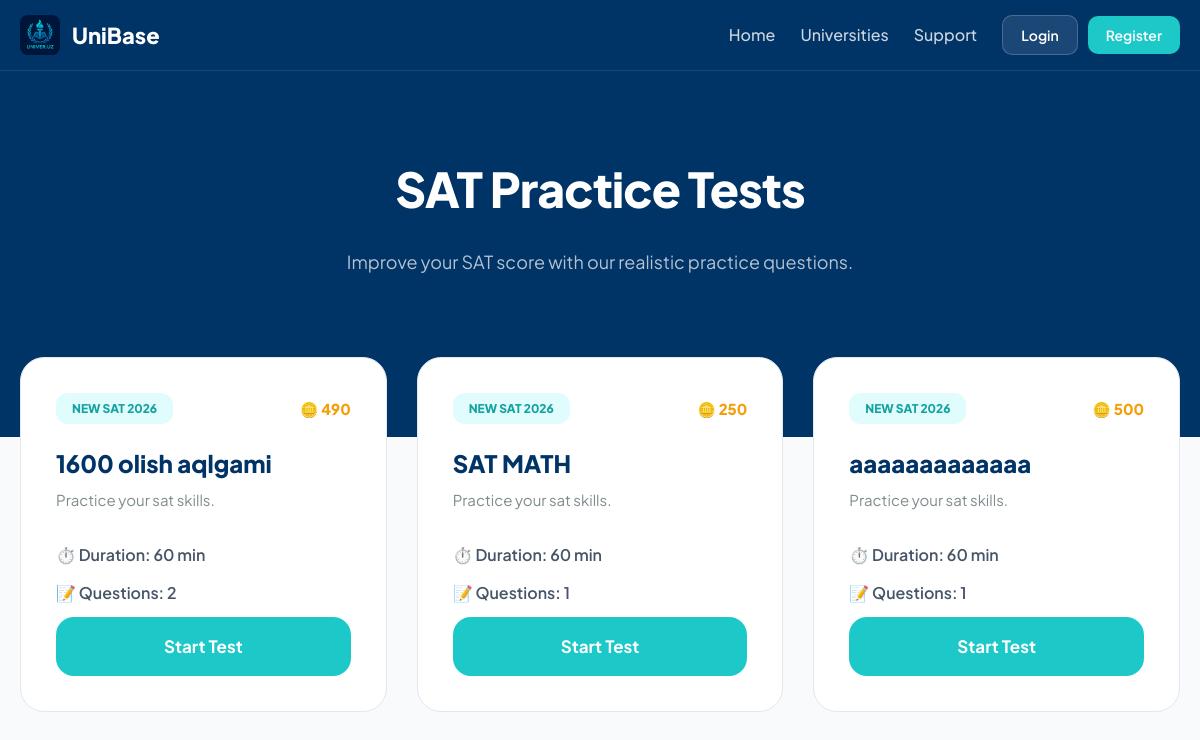
The app's page /sat/, older data.
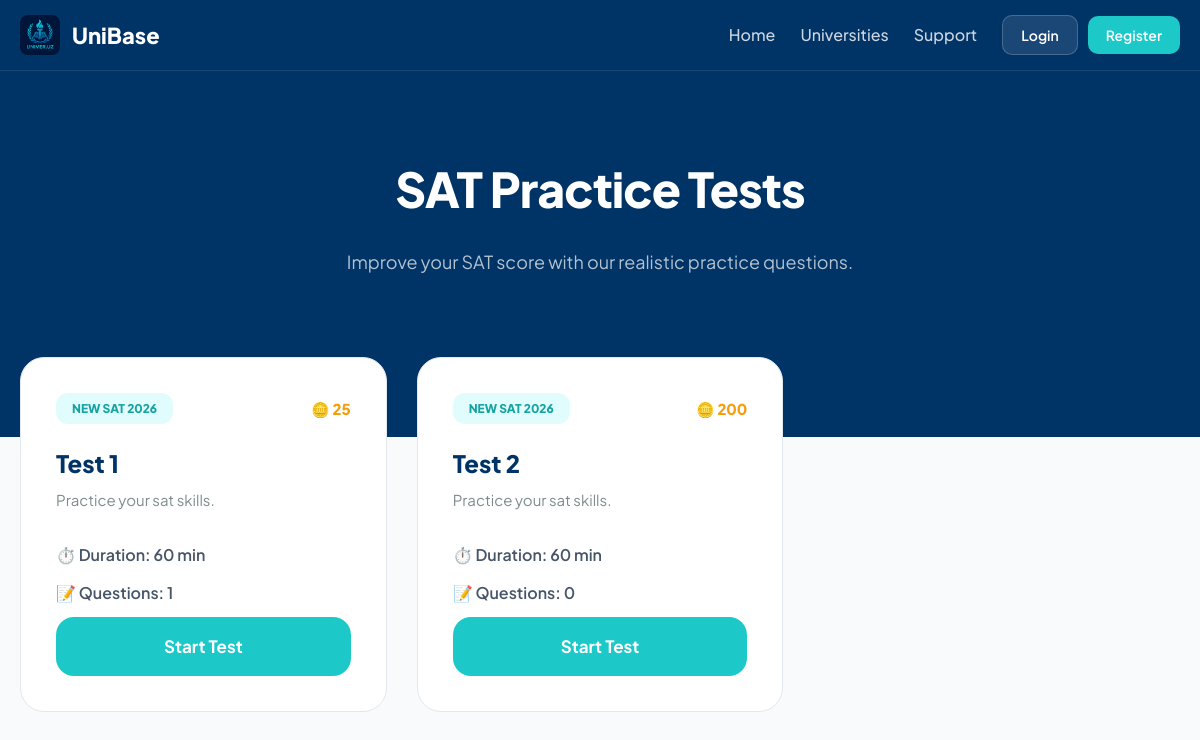
The same page, newer data.
### app/models.py (models this page shows)
class PaidTestMixin(models.Model):
    is_paid = models.BooleanField(default=False)
    price = models.PositiveIntegerField(default=25)
    class Meta:
        abstract = True

class Sat(PaidTestMixin):
    title = models.CharField(max_length=200)
    description = models.TextField(default="Practice your sat skills.")
    duration = models.IntegerField(default=60)
    category = models.CharField(max_length=20, choices=[('SAT', 'SAT')])

### app/views.py (the view)
# urls.py: path('sat/', test_list_sat, name='sat'),
def test_list_sat(request):
    tests = Sat.objects.all()
    return render(request, "sat.html", {"tests": tests})

### app/templates/sat.html (shortened to what this page needs)
<!DOCTYPE html>
<html lang="en">
{% load static %}
<head>
</head>
<body>
<header>
        <div class="container">
            <div class="header-container">
                <a href="/" class="logo">
                    <img src="/media/media/logo.jpg" alt="Logo" class="logo-img">
                    <span class="logo-text">UniBase</span>
                </a>
                <nav>
                    <ul>
                        <li><a href="{% url 'home' %}">Home</a></li>
                        <li><a href="{% url 'univers' %}">Universities</a></li>
                        <li><a href="{% url 'support' %}" data-translate="nav_personal_best">Support</a></li>
                        {% if user.is_authenticated %}
                            <li class="auth-links">
                                <a href="{% url 'profile' %}" class="btn btn-secondary">Profile</a>
                                <a href="{% url 'logout' %}" class="btn btn-danger">Logout</a>
                            </li>
                        {% else %}
                            <li class="auth-links">
                                <a href="{% url 'login' %}" class="btn btn-secondary">Login</a>
                                <a href="{% url 'sign' %}" class="btn btn-primary">Register</a>
                            </li>
                        {% endif %}
                    </ul>
                </nav>
            </div>
        </div>
    </header>
<section class="hero">
    <div class="container">
        <h1 class="hero-title">SAT Practice Tests</h1>
        <p class="hero-subtitle">Improve your SAT score with our realistic practice questions.</p>
    </div>
</section>
<div class="main-content">
    <div class="container">
        <div class="tests-grid">
            {% for test in tests %}
            <div class="sat-card">
                <div class="card-header-top">
                    <span class="badge-mint">NEW SAT 2026</span>
                    <span class="coin-price">🪙 {{ test.price|default:"25" }}</span>
                </div>
                <h3 class="card-title-text">{{ test.title|default:"SAT Practice Test" }}</h3>
                <span class="card-subtitle-text">{{ test.description|default:"Practice your SAT skills." }}</span>
                <div class="card-info-row">
                    <div class="info-detail">⏱️ Duration: {{ test.duration|default:"60" }} min</div>
                    <div class="info-detail">📝 Questions: {{ test.questions.count }}</div>
                </div>
                <a href="{% url 'sat_test' test.id %}" class="btn-mint">Start Test</a>
            </div>
            {% empty %}
            <div style="grid-column: 1/-1; text-align: center; padding: 50px;">
                <img src="https://cdn-icons-png.flaticon.com/512/7486/7486744.png" width="60" style="opacity: 0.3;">
                <p style="color: var(--text-muted); margin-top: 15px;">Hozircha testlar mavjud emas.</p>
            </div>
            {% endfor %}
        </div>
    </div>
</div>
</body>
</html>

Row changes from the older to the newer data that the page shows:
removed Sat: price "490", title "1600 olish aqlgami", description "Practice your sat skills.", duration "60", questions.count "2"
removed Sat: price "250", title "SAT MATH", description "Practice your sat skills.", duration "60", questions.count "1"
removed Sat: price "500", title "aaaaaaaaaaaaa", description "Practice your sat skills.", duration "60", questions.count "1"
added Sat: price "25", title "Test 1", description "Practice your sat skills.", duration "60", questions.count "1"
added Sat: price "200", title "Test 2", description "Practice your sat skills.", duration "60", questions.count "0"
